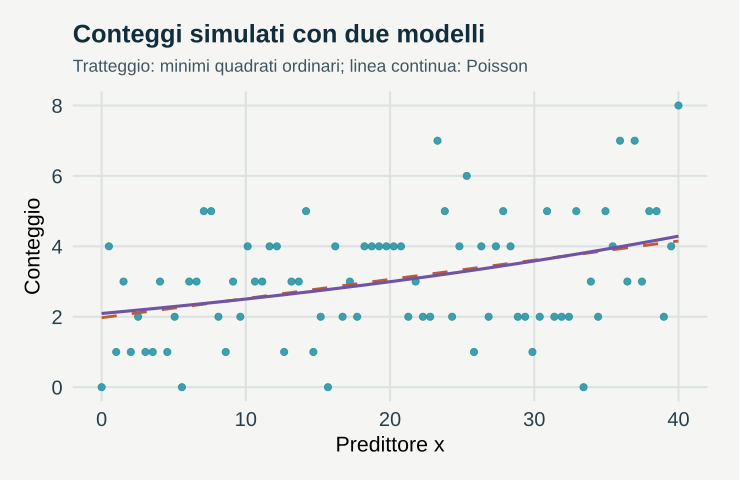

Write R code to recreate this figure.
# GeoStat Lab — funzioni comuni. R >= 4.3; ggplot2 >= 3.4; jsonlite.
suppressPackageStartupMessages(library(ggplot2))
col_geo <- c('#168B9C','#BC5B35','#7054A4','#A17B19','#227864','#64748B')
theme_set(theme_minimal(base_size=17, base_family='sans') + theme(
  plot.background=element_rect(fill='#F5F6F3',colour=NA),
  panel.background=element_rect(fill='#F5F6F3',colour=NA),
  panel.grid.minor=element_blank(),panel.grid.major=element_line(colour='#DCE3E2'),
  plot.title=element_text(size=19,face='bold',colour='#122D3B'),
  plot.subtitle=element_text(size=13,colour='#405560',margin=margin(b=12)),
  axis.text=element_text(size=15,colour='#273E4A'),axis.title=element_text(size=16),
  legend.position='bottom',legend.title=element_blank(),legend.text=element_text(size=14),
  strip.text=element_text(size=15,face='bold'),plot.margin=margin(18,24,18,18)))
metric <- function(...) data.frame(grandezza=names(c(...)),valore=as.character(c(...)),check.names=FALSE)
f <- function(x,d=3) {out<-formatC(x,digits=d,format='fg');out[!is.finite(x)]<-'Non definito';out}
line_plot <- function(d,x='x',y='y',title='',xl=x,yl=y,group=NULL) {
 p<-ggplot(d,aes(x=.data[[x]],y=.data[[y]]))
 if(is.null(group)) p<-p+geom_line(colour=col_geo[1],linewidth=1.05) else p<-p+aes(colour=.data[[group]],group=.data[[group]])+geom_line(linewidth=1)+scale_colour_manual(values=col_geo)
 p+labs(title=title,x=xl,y=yl)
}
point_plot <- function(d,x='x',y='y',title='',xl=x,yl=y,group=NULL) {
 p<-ggplot(d,aes(x=.data[[x]],y=.data[[y]]))
 if(is.null(group))p<-p+geom_point(colour=col_geo[1],size=2.5,alpha=.8) else p<-p+aes(colour=.data[[group]])+geom_point(size=2.7,alpha=.85)+scale_colour_manual(values=col_geo)
 p+labs(title=title,x=xl,y=yl)
}
hist_plot<-function(x,title='',xl='Valore',bins=20)ggplot(data.frame(x=x),aes(x))+geom_histogram(bins=bins,fill=col_geo[1],colour='#F5F6F3')+labs(title=title,x=xl,y='Frequenza')
bar_plot<-function(d,x='gruppo',y='valore',title='',yl='Valore')ggplot(d,aes(x=.data[[x]],y=.data[[y]],fill=.data[[x]]))+geom_col(width=.65)+scale_fill_manual(values=rep(col_geo,length.out=length(unique(d[[x]])) ))+guides(fill='none')+labs(title=title,x=NULL,y=yl)
map_plot<-function(d,z='z',title='',xl='Est [km]',yl='Nord [km]')ggplot(d,aes(x,y,fill=.data[[z]]))+geom_raster()+coord_equal()+scale_fill_gradientn(colours=c('#153F56','#298C9C','#B8CDB2','#F1D889','#AD542F'))+labs(title=title,x=xl,y=yl)
acf_data<-function(x,lag=20){a<-acf(x,lag.max=min(lag,length(x)-1),plot=FALSE);data.frame(x=as.vector(a$lag)[-1],y=as.vector(a$acf)[-1])}
# AR(1), distribuzione marginale stazionaria N(0, 1).
ar_series<-function(n,rho){x<-numeric(n);x[1]<-rnorm(1);for(i in 2:n)x[i]<-rho*x[i-1]+sqrt(1-rho^2)*rnorm(1);x}
# Distanze euclidee in unità metriche già dichiarate; nessuna conversione implicita di CRS.
dist_cross<-function(a,b)sqrt(outer(a[,1],b[,1],'-')^2+outer(a[,2],b[,2],'-')^2)
# Predittore IDW: i punti coincidenti ricevono esattamente il valore osservato.
idw<-function(xy,z,new,power=2){dd<-dist_cross(new,xy);apply(dd,1,function(d)if(any(d<1e-10))mean(z[d<1e-10])else weighted.mean(z,d^(-power)))}
# CART didattico binario: divisioni assiali che minimizzano l'impurità di Gini.
cart_fit<-function(x,y,depth=2,minleaf=4){
 node<-list(p=mean(y),n=length(y));if(depth<1||length(unique(y))<2||length(y)<2*minleaf)return(node)
 best<-Inf
 for(j in seq_len(ncol(x))){v<-sort(unique(x[,j])); if(length(v)<2)next
  for(cut in (head(v,-1)+tail(v,-1))/2){left<-x[,j]<=cut;nl<-sum(left);nr<-sum(!left);if(min(nl,nr)<minleaf)next
   score<-nl*mean(y[left])*(1-mean(y[left]))+nr*mean(y[!left])*(1-mean(y[!left]))
   if(score<best){best<-score;node$j<-j;node$cut<-cut;split<-left}
  }
 }
 if(is.finite(best)){node$left<-cart_fit(x[split,,drop=FALSE],y[split],depth-1,minleaf);node$right<-cart_fit(x[!split,,drop=FALSE],y[!split],depth-1,minleaf)};node
}
cart_predict<-function(tree,x)apply(x,1,function(row){t<-tree;while(!is.null(t$j))t<-if(row[t$j]<=t$cut)t$left else t$right;t$p})
p <- list(b = 0.03, seed = 17)
set.seed(p$seed)
x <- seq(0, 40, length.out = 80)

mu <- 3 * exp(p$b * (x - 20))

y <- rpois(80, mu)

mo <- lm(y ~ x)

mp <- glm(y ~ x, family = poisson)

griglia <- data.frame(x = seq(0, 40, length.out = 200))

griglia$ols <- predict(mo, griglia)

griglia$poisson <- predict(mp, griglia, type = "response")

r <- residuals(mo)

data <- data.frame(x = x, y = y)

plots <- list(ggplot(data, aes(x, y)) + geom_point(colour = col_geo[1], size = 2.2, alpha = 0.8) + geom_line(data = griglia, 
    aes(x, ols), colour = col_geo[2], linewidth = 1, linetype = 2) + geom_line(data = griglia, aes(x, 
    poisson), colour = col_geo[3], linewidth = 1.1) + labs(title = "Conteggi simulati con due modelli", 
    subtitle = "Tratteggio: minimi quadrati ordinari; linea continua: Poisson", x = "Predittore x", y = "Conteggio"))

metrics <- metric(`Quota dell’intervallo con previsioni negative` = f(mean(griglia$ols < 0)), `Varianza dei residui, x < 20` = f(var(r[x < 
    20])), `Varianza dei residui, x ≥ 20` = f(var(r[x >= 20])), `Rapporto di tasso per 10 unità, Poisson` = f(exp(10 * 
    coef(mp)[[2]])), `Rapporto di tasso vero` = f(exp(10 * p$b)))
print(metrics,row.names=FALSE)
ggplot2::ggsave('m20-lineare-A.svg',plots[[1]],device=svglite::svglite,width=7.7,height=5.0,bg='#F8F6F1')
